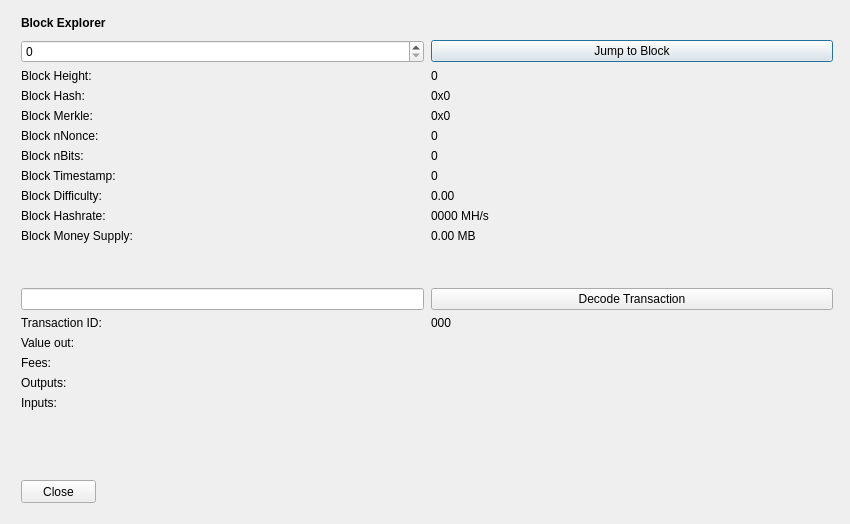
<?xml version="1.0" encoding="UTF-8"?>
<ui version="4.0">
 <class>BlockBrowser</class>
 <widget class="QDialog" name="BlockBrowser">
  <property name="windowModality">
   <enum>Qt::NonModal</enum>
  </property>
  <property name="enabled">
   <bool>true</bool>
  </property>
  <property name="geometry">
   <rect>
    <x>0</x>
    <y>0</y>
    <width>850</width>
    <height>524</height>
   </rect>
  </property>
  <property name="sizePolicy">
   <sizepolicy hsizetype="Preferred" vsizetype="Preferred">
    <horstretch>0</horstretch>
    <verstretch>0</verstretch>
   </sizepolicy>
  </property>
  <property name="minimumSize">
   <size>
    <width>0</width>
    <height>0</height>
   </size>
  </property>
  <property name="acceptDrops">
   <bool>false</bool>
  </property>
  <property name="windowTitle">
   <string>HOST Block Explorer</string>
  </property>
  <layout class="QGridLayout">
   <property name="sizeConstraint">
    <enum>QLayout::SetMaximumSize</enum>
   </property>
   <property name="leftMargin">
    <number>21</number>
   </property>
   <property name="topMargin">
    <number>10</number>
   </property>
   <property name="rightMargin">
    <number>10</number>
   </property>
   <item row="1" column="0">
    <widget class="QWidget" name="widget" native="true">
     <widget class="QWidget" name="layoutWidgetBE1">
      <property name="geometry">
       <rect>
        <x>0</x>
        <y>0</y>
        <width>822</width>
        <height>27</height>
       </rect>
      </property>
      <layout class="QHBoxLayout" name="horizontalLayoutBE">
       <property name="spacing">
        <number>7</number>
       </property>
       <item>
        <widget class="QLabel" name="labelBlockExplorer">
         <property name="sizePolicy">
          <sizepolicy hsizetype="Preferred" vsizetype="Maximum">
           <horstretch>0</horstretch>
           <verstretch>0</verstretch>
          </sizepolicy>
         </property>
         <property name="font">
          <font>
           <weight>75</weight>
           <bold>true</bold>
          </font>
         </property>
         <property name="styleSheet">
          <string notr="true">font-weight:bold;</string>
         </property>
         <property name="text">
          <string>Block Explorer</string>
         </property>
        </widget>
       </item>
       <item>
        <spacer name="horizontalSpacerBE">
         <property name="orientation">
          <enum>Qt::Horizontal</enum>
         </property>
         <property name="sizeHint" stdset="0">
          <size>
           <width>40</width>
           <height>20</height>
          </size>
         </property>
        </spacer>
       </item>
      </layout>
     </widget>
     <widget class="QWidget" name="layoutWidgetBE2">
      <property name="geometry">
       <rect>
        <x>0</x>
        <y>30</y>
        <width>812</width>
        <height>410</height>
       </rect>
      </property>
      <layout class="QGridLayout" name="gridLayoutBE" rowstretch="0,0,0,0,0,0,0,0,0,0,0,0,0,0,0,0,0,0,0,0" columnstretch="0,0">
       <property name="sizeConstraint">
        <enum>QLayout::SetDefaultConstraint</enum>
       </property>
       <property name="horizontalSpacing">
        <number>7</number>
       </property>
       <item row="14" column="1">
        <widget class="QLabel" name="txID">
         <property name="text">
          <string>000</string>
         </property>
         <property name="textInteractionFlags">
          <set>Qt::LinksAccessibleByMouse|Qt::TextSelectableByMouse</set>
         </property>
        </widget>
       </item>
       <item row="8" column="1">
        <widget class="QLabel" name="timeBox">
         <property name="text">
          <string>0</string>
         </property>
         <property name="textInteractionFlags">
          <set>Qt::LinksAccessibleByMouse|Qt::TextSelectableByMouse</set>
         </property>
        </widget>
       </item>
       <item row="9" column="1">
        <widget class="QLabel" name="diffBox">
         <property name="text">
          <string>0.00</string>
         </property>
         <property name="textInteractionFlags">
          <set>Qt::LinksAccessibleByMouse|Qt::TextSelectableByMouse</set>
         </property>
        </widget>
       </item>
       <item row="10" column="0">
        <widget class="QLabel" name="hashRateLabel">
         <property name="text">
          <string>Block Hashrate:</string>
         </property>
        </widget>
       </item>
       <item row="9" column="0">
        <widget class="QLabel" name="diffLabel">
         <property name="text">
          <string>Block Difficulty:</string>
         </property>
        </widget>
       </item>
       <item row="17" column="1">
        <widget class="QLabel" name="outputBox">
         <property name="text">
          <string/>
         </property>
         <property name="alignment">
          <set>Qt::AlignLeading|Qt::AlignLeft|Qt::AlignTop</set>
         </property>
         <property name="textInteractionFlags">
          <set>Qt::LinksAccessibleByMouse|Qt::TextSelectableByMouse</set>
         </property>
        </widget>
       </item>
       <item row="3" column="1">
        <widget class="QLabel" name="heightLabelBE1">
         <property name="text">
          <string>0</string>
         </property>
         <property name="textInteractionFlags">
          <set>Qt::LinksAccessibleByMouse|Qt::TextSelectableByMouse</set>
         </property>
        </widget>
       </item>
       <item row="1" column="1">
        <widget class="QPushButton" name="blockButton">
         <property name="text">
          <string>Jump to Block</string>
         </property>
        </widget>
       </item>
       <item row="3" column="0">
        <widget class="QLabel" name="heightLabelBE2">
         <property name="text">
          <string>Block Height:</string>
         </property>
        </widget>
       </item>
       <item row="7" column="0">
        <widget class="QLabel" name="bitsLabel">
         <property name="text">
          <string>Block nBits:</string>
         </property>
        </widget>
       </item>
       <item row="6" column="1">
        <widget class="QLabel" name="nonceBox">
         <property name="text">
          <string>0</string>
         </property>
         <property name="textInteractionFlags">
          <set>Qt::LinksAccessibleByMouse|Qt::TextSelectableByMouse</set>
         </property>
        </widget>
       </item>
       <item row="6" column="0">
        <widget class="QLabel" name="nonceLabel">
         <property name="text">
          <string>Block nNonce:</string>
         </property>
        </widget>
       </item>
       <item row="5" column="1">
        <widget class="QLabel" name="merkleBox">
         <property name="minimumSize">
          <size>
           <width>187</width>
           <height>0</height>
          </size>
         </property>
         <property name="text">
          <string>0x0</string>
         </property>
         <property name="textInteractionFlags">
          <set>Qt::LinksAccessibleByMouse|Qt::TextSelectableByMouse</set>
         </property>
        </widget>
       </item>
       <item row="16" column="0">
        <widget class="QLabel" name="feesLabel">
         <property name="text">
          <string>Fees:</string>
         </property>
        </widget>
       </item>
       <item row="15" column="1">
        <widget class="QLabel" name="valueBox">
         <property name="text">
          <string/>
         </property>
         <property name="textInteractionFlags">
          <set>Qt::LinksAccessibleByMouse|Qt::TextSelectableByMouse</set>
         </property>
        </widget>
       </item>
       <item row="7" column="1">
        <widget class="QLabel" name="bitsBox">
         <property name="text">
          <string>0</string>
         </property>
         <property name="textInteractionFlags">
          <set>Qt::LinksAccessibleByMouse|Qt::TextSelectableByMouse</set>
         </property>
        </widget>
       </item>
       <item row="8" column="0">
        <widget class="QLabel" name="timeLabel">
         <property name="text">
          <string>Block Timestamp:</string>
         </property>
        </widget>
       </item>
       <item row="17" column="0">
        <widget class="QLabel" name="outputLabel">
         <property name="text">
          <string>Outputs:</string>
         </property>
         <property name="alignment">
          <set>Qt::AlignLeading|Qt::AlignLeft|Qt::AlignTop</set>
         </property>
        </widget>
       </item>
       <item row="1" column="0">
        <widget class="QSpinBox" name="heightBox">
         <property name="sizePolicy">
          <sizepolicy hsizetype="Preferred" vsizetype="Fixed">
           <horstretch>0</horstretch>
           <verstretch>0</verstretch>
          </sizepolicy>
         </property>
         <property name="maximum">
          <number>99999999</number>
         </property>
        </widget>
       </item>
       <item row="4" column="0">
        <widget class="QLabel" name="hashLabel">
         <property name="text">
          <string>Block Hash:</string>
         </property>
        </widget>
       </item>
       <item row="16" column="1">
        <widget class="QLabel" name="feesBox">
         <property name="text">
          <string/>
         </property>
         <property name="textInteractionFlags">
          <set>Qt::LinksAccessibleByMouse|Qt::TextSelectableByMouse</set>
         </property>
        </widget>
       </item>
       <item row="4" column="1">
        <widget class="QLabel" name="hashBox">
         <property name="enabled">
          <bool>true</bool>
         </property>
         <property name="sizePolicy">
          <sizepolicy hsizetype="Preferred" vsizetype="Preferred">
           <horstretch>0</horstretch>
           <verstretch>0</verstretch>
          </sizepolicy>
         </property>
         <property name="minimumSize">
          <size>
           <width>0</width>
           <height>0</height>
          </size>
         </property>
         <property name="text">
          <string>0x0</string>
         </property>
         <property name="textInteractionFlags">
          <set>Qt::LinksAccessibleByMouse|Qt::TextSelectableByMouse</set>
         </property>
        </widget>
       </item>
       <item row="14" column="0">
        <widget class="QLabel" name="txLabel">
         <property name="text">
          <string>Transaction ID:</string>
         </property>
        </widget>
       </item>
       <item row="15" column="0">
        <widget class="QLabel" name="valueLabel">
         <property name="text">
          <string>Value out:</string>
         </property>
        </widget>
       </item>
       <item row="13" column="0">
        <widget class="QLineEdit" name="txBox">
         <property name="sizePolicy">
          <sizepolicy hsizetype="Preferred" vsizetype="Fixed">
           <horstretch>0</horstretch>
           <verstretch>0</verstretch>
          </sizepolicy>
         </property>
         <property name="inputMask">
          <string comment="Transaction id" extracomment="Transaction id"/>
         </property>
        </widget>
       </item>
       <item row="12" column="0">
        <spacer name="verticalSpacer_2">
         <property name="orientation">
          <enum>Qt::Vertical</enum>
         </property>
         <property name="sizeHint" stdset="0">
          <size>
           <width>20</width>
           <height>20</height>
          </size>
         </property>
        </spacer>
       </item>
       <item row="10" column="1">
        <widget class="QLabel" name="hashRateBox">
         <property name="text">
          <string>0000 MH/s</string>
         </property>
         <property name="textInteractionFlags">
          <set>Qt::LinksAccessibleByMouse|Qt::TextSelectableByMouse</set>
         </property>
        </widget>
       </item>
       <item row="19" column="0">
        <spacer name="verticalSpacer">
         <property name="orientation">
          <enum>Qt::Vertical</enum>
         </property>
         <property name="sizeHint" stdset="0">
          <size>
           <width>20</width>
           <height>40</height>
          </size>
         </property>
        </spacer>
       </item>
       <item row="13" column="1">
        <widget class="QPushButton" name="txButton">
         <property name="text">
          <string>Decode Transaction</string>
         </property>
        </widget>
       </item>
       <item row="18" column="0">
        <widget class="QLabel" name="inputLabel">
         <property name="text">
          <string>Inputs:</string>
         </property>
         <property name="alignment">
          <set>Qt::AlignLeading|Qt::AlignLeft|Qt::AlignTop</set>
         </property>
        </widget>
       </item>
       <item row="5" column="0">
        <widget class="QLabel" name="merkleLabel">
         <property name="text">
          <string>Block Merkle:</string>
         </property>
        </widget>
       </item>
       <item row="18" column="1">
        <widget class="QLabel" name="inputBox">
         <property name="text">
          <string/>
         </property>
         <property name="alignment">
          <set>Qt::AlignLeading|Qt::AlignLeft|Qt::AlignTop</set>
         </property>
         <property name="textInteractionFlags">
          <set>Qt::LinksAccessibleByMouse|Qt::TextSelectableByMouse</set>
         </property>
        </widget>
       </item>
       <item row="11" column="0">
        <widget class="QLabel" name="moneySupplyLabel">
         <property name="text">
          <string>Block Money Supply:</string>
         </property>
        </widget>
       </item>
       <item row="11" column="1">
        <widget class="QLabel" name="moneySupplyBox">
         <property name="text">
          <string>0.00 MB</string>
         </property>
         <property name="textInteractionFlags">
          <set>Qt::LinksAccessibleByMouse|Qt::TextSelectableByMouse</set>
         </property>
        </widget>
       </item>
      </layout>
     </widget>
     <widget class="QPushButton" name="closeButton">
      <property name="geometry">
       <rect>
        <x>0</x>
        <y>470</y>
        <width>75</width>
        <height>23</height>
       </rect>
      </property>
      <property name="text">
       <string>Close</string>
      </property>
     </widget>
    </widget>
   </item>
  </layout>
 </widget>
 <resources/>
 <connections/>
</ui>
